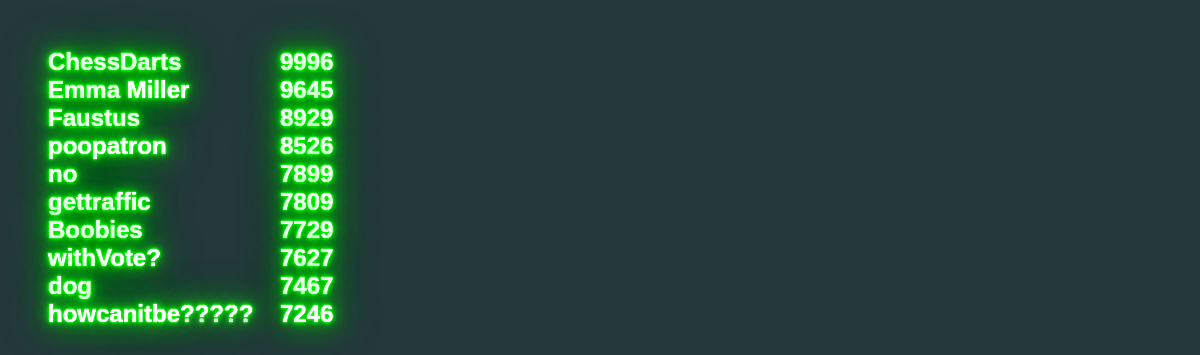
The page /indexHi/ on the database its author committed.
### entries/models.py (models this page shows, shortened)
class Entry(models.Model):
    text = models.CharField(max_length=15)
    score = models.IntegerField(default=0)
    pub_date = models.DateTimeField('date published')
    voted = models.BooleanField(default=False)
    def was_published_recently(self):
        return self.pub_date >= timezone.now() - datetime.timedelta(days=1)
    was_published_recently.admin_order_field = 'pub_date'
    was_published_recently.boolean = True
    was_published_recently.short_description = 'Published recently?'
    objects = EntryManager()

### entries/views.py (the view)
# urls.py: url(r'^indexHi/$', 'entries.views.indexHi'),
def indexHi(request):
    context = {
      'latest_entry_list': Entry.objects.order_by('-pub_date')[:10],
      'high_entry_list': Entry.objects.order_by('-score','-pub_date')[:10],
      'high_entry': Entry.objects.order_by('-score','-pub_date')[:1],
      'low_entry_list': Entry.objects.order_by('score','-pub_date')[:10],
      'voting_entry': Entry.objects.unvoted_or_random(),
    }
    return render(request, 'entries/indexHi.html', context);

### entries/models.py (called while the page is built)
    def unvoted_or_random(self):
        unvoted_entries = self.filter(voted = False).order_by('-pub_date')
        voted_entries = self.filter(voted = True).order_by('?')
        if unvoted_entries:
            return unvoted_entries[:1]
        else:
            return voted_entries[:1]

### entries/templates/entries/indexHi.html (shortened to what this page needs)
 <!doctype html>
 <html lang="en">
 <head>
 </head>
<body class="body" style="background-color:#25383C;">
    <div id="hiTable" class = "table">
      {% for entry in high_entry_list %}
        <li><a href="/entries/{{ entry.id }}/"> <div class = "high" style = "text-align: left";>{{ entry.text }}&nbsp;&nbsp;&nbsp;&nbsp;<div style="float: right">{{ entry.score }}</div></a></li>
      {% endfor %}
     </div>
</body>
</html>

### entries/templates/entries/indexHi.html (style rules this page uses)
.high a { color: #FFFFFF; text-shadow: 0 0 0.5px #fff, 0 0 1px #fff, 0 0 2px #00ff00, 0 0 3px #00ff00, 0 0 5px #00ff00, 0 0 7px #00ff00, 0 0 15px #00ff00, 0 0 30px #00ff00, 0 0 50px #00ff00; font-family:arial; font-size: 18pt; font-weight:bold; text-decoration: none; }
li { list-style-type: none; }
.table { display: inline-block; padding: 40px; }

### rows shown on the page
Entry: text "ChessDarts", score "9996"
Entry: text "Emma Miller", score "9645"
Entry: text "Faustus", score "8929"
Entry: text "poopatron", score "8526"
Entry: text "no", score "7899"
Entry: text "gettraffic", score "7809"
Entry: text "Boobies", score "7729"
Entry: text "withVote?", score "7627"
Entry: text "dog", score "7467"
Entry: text "howcanitbe?????", score "7246"
